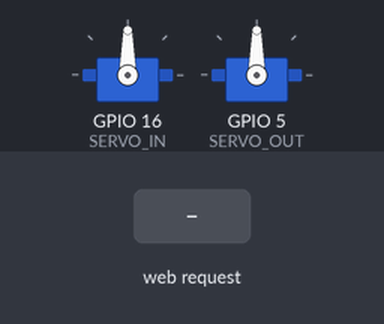
A sketch run on a simulated ESP8266 (NodeMCU). On the bench: 2 × servo. Inputs (shaded band) come from the test bench. WiFi joins after 1.5 s; servers stay silent unless stated; what the sketch prints to the serial monitor is not drawn.

Above: at 3.2 s.
3.3 s: HTTP request GET /servoIn received
At 3.6 s:
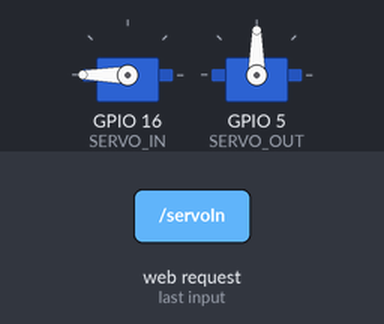
4.8 s: HTTP request GET /servoOut received
At 7.9 s:
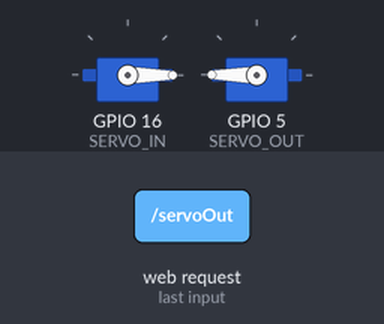
10.8 s: HTTP request GET /servoIn received
At 12.2 s:
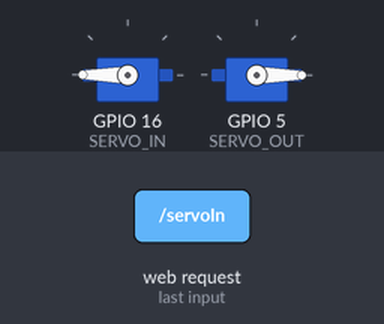
Timing chart, 0 to 15.8 s (numbered marks = the images above; inputs shaded):
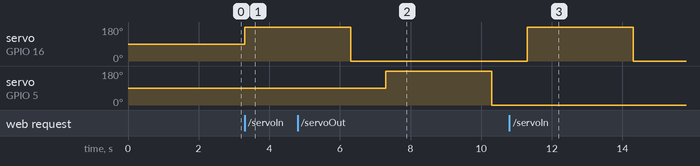

Measured:
- after the input at 3.3 s, servo on GPIO 16 (SERVO_IN): 90° → 180° at once
- after the input at 4.8 s, servo on GPIO 5 (SERVO_OUT): 90° → 180° after 2.5 s, → 0° 3.0 s later
- after the input at 10.8 s, servo on GPIO 16 (SERVO_IN): 0° → 180° after 0.50 s, → 0° 3.0 s later

The sketch:

serverArduino.ino
```cpp
#include <ESP8266WiFi.h>
#include <ESP8266WebServer.h>
#include <Servo.h>

// Thiết lập thông số cho WiFi
const char* ssid = "ABCXYZ";
const char* password = "11008565";

// Khởi tạo đối tượng máy chủ web
ESP8266WebServer server(80);


#define HongNgoaiIn 4
#define HongNgoaiOut 0
#define SERVO_IN 16
#define SERVO_OUT 5

#define SS_PIN 10
#define RST_PIN 9

Servo servoIn;
Servo servoOut;

int Slot = 4;

  // Xử lý vận hành Servo ở đây, dựa trên tham số được truyền (eg)
void handleServoIn() {
  Slot = Slot - 1;
  Serial.println("servo in");
  servoIn.write(180);
  delay(3000);
  servoIn.write(0);
  delay(1000);
  server.send(200, "text/plain", "Servo da duoc dieu khien");
}

  // Xử lý vận hành Servo ở đây, dựa trên tham số được truyền (eg)
void handleServoOut() {
  Slot = Slot + 1;
  Serial.println("servo out");
  servoOut.write(180);
  delay(3000);
  servoOut.write(0);
  delay(1000);
  server.send(200, "text/plain", "Servo da duoc dieu khien");
}


void handleHongngoaiIn() {
  // Đọc nhiệt độ từ cảm biến DHT
  int valueIn = digitalRead(HongNgoaiIn);
  Serial.println(valueIn);
  if (isnan(valueIn)) {
    server.send(500, "text/plain", "Loi doc cam bien");
  } else {
    server.send(200, "text/plain", String(valueIn));
  }
}

void handleSlot() {
  // Đọc nhiệt độ từ cảm biến DHT
  Serial.println(Slot);
  if (isnan(Slot)) {
    server.send(500, "text/plain", "Loi doc cam bien");
  } else {
    server.send(200, "text/plain", String(Slot));
  }
}

void handleHongngoaiOut() {
  // Đọc nhiệt độ từ cảm biến DHT
  int valueOut = digitalRead(HongNgoaiOut);
  Serial.println(valueOut);
  if (isnan(valueOut)) {
    server.send(500, "text/plain", "Loi doc cam bien");
  } else {
    server.send(200, "text/plain", String(valueOut));
  }
}


void setup() {
  Serial.begin(9600);

  WiFi.begin(ssid, password);
  Serial.println("Kết nối đến WiFi");
  while (WiFi.status() != WL_CONNECTED) {
    Serial.print(".");
    delay(1000);
  }
  Serial.println("Đã kết nối thành công!");

  server.on("/servoIn", handleServoIn);
  server.on("/servoOut", handleServoOut);
  server.on("/hongNgoaiIn", handleHongngoaiIn);
  server.on("/hongNgoaiOut", handleHongngoaiOut);
  server.on("/Slot", handleSlot);

  server.enableCORS(true);
  server.begin();
  Serial.println("Server started");
  Serial.print("IP Address of network: ");
  Serial.println(WiFi.localIP());
  Serial.print("Copy and paste the following URL: https://");
  Serial.print(WiFi.localIP());
  Serial.println("/");

  servoIn.attach(SERVO_IN);
  servoOut.attach(SERVO_OUT);
}

void loop() {
  //Slot = 0;
  //Serial.print(Slot);
  server.handleClient();
}
```
